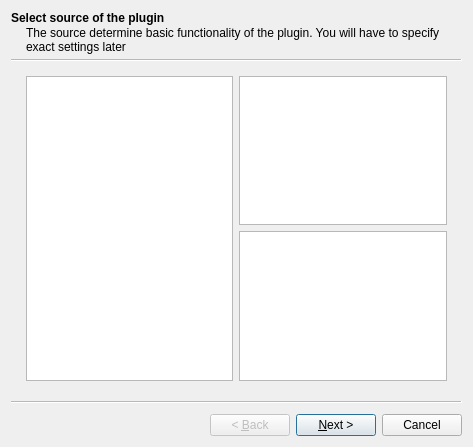
<?xml version="1.0" encoding="UTF-8"?>
<ui version="4.0">
 <class>newDataPPWizard</class>
 <widget class="QWizard" name="newDataPPWizard">
  <property name="geometry">
   <rect>
    <x>0</x>
    <y>0</y>
    <width>473</width>
    <height>447</height>
   </rect>
  </property>
  <property name="windowTitle">
   <string>Wizard</string>
  </property>
  <widget class="QWizardPage" name="wizardPage1">
   <property name="title">
    <string>Select source of the plugin</string>
   </property>
   <property name="subTitle">
    <string>The source determine basic functionality of the plugin. You will have to specify exact settings later</string>
   </property>
   <attribute name="pageId">
    <string notr="true">0</string>
   </attribute>
   <layout class="QGridLayout" name="gridLayout">
    <item row="0" column="1">
     <widget class="QTextEdit" name="pluginComment">
      <property name="readOnly">
       <bool>true</bool>
      </property>
     </widget>
    </item>
    <item row="1" column="1">
     <widget class="QListView" name="listView"/>
    </item>
    <item row="0" column="0" rowspan="2">
     <widget class="QListView" name="pluginView"/>
    </item>
   </layout>
  </widget>
  <widget class="QWizardPage" name="wizardPage">
   <property name="title">
    <string>Setup plugin</string>
   </property>
   <property name="subTitle">
    <string>Please enter necessary settings for this DataPP</string>
   </property>
   <attribute name="pageId">
    <string notr="true">1</string>
   </attribute>
   <layout class="QVBoxLayout" name="verticalLayout">
    <item>
     <widget class="QScrollArea" name="scrollArea">
      <property name="widgetResizable">
       <bool>true</bool>
      </property>
      <widget class="QWidget" name="kcmScrollAreaWidgetContents">
       <property name="geometry">
        <rect>
         <x>0</x>
         <y>0</y>
         <width>443</width>
         <height>325</height>
        </rect>
       </property>
       <layout class="QVBoxLayout" name="verticalLayout_3">
        <item>
         <widget class="QWidget" name="widget" native="true">
          <layout class="QVBoxLayout" name="verticalLayout_2">
           <item>
            <layout class="QHBoxLayout" name="horizontalLayout">
             <item>
              <widget class="QLabel" name="label">
               <property name="text">
                <string>Name</string>
               </property>
              </widget>
             </item>
             <item>
              <widget class="KLineEdit" name="klineedit">
               <property name="placeholderText">
                <string>Enter name of the plugin</string>
               </property>
              </widget>
             </item>
            </layout>
           </item>
           <item>
            <layout class="QHBoxLayout" name="horizontalLayout_2">
             <item>
              <widget class="QLabel" name="label_2">
               <property name="text">
                <string>Comment</string>
               </property>
              </widget>
             </item>
             <item>
              <widget class="KLineEdit" name="klineedit_2">
               <property name="placeholderText">
                <string>Enter description</string>
               </property>
               <property name="showClearButton" stdset="0">
                <bool>true</bool>
               </property>
              </widget>
             </item>
            </layout>
           </item>
          </layout>
         </widget>
        </item>
        <item>
         <spacer name="verticalSpacer">
          <property name="orientation">
           <enum>Qt::Vertical</enum>
          </property>
          <property name="sizeHint" stdset="0">
           <size>
            <width>20</width>
            <height>40</height>
           </size>
          </property>
         </spacer>
        </item>
       </layout>
      </widget>
     </widget>
    </item>
   </layout>
  </widget>
 </widget>
 <customwidgets>
  <customwidget>
   <class>KLineEdit</class>
   <extends>QLineEdit</extends>
   <header>klineedit.h</header>
  </customwidget>
 </customwidgets>
 <resources/>
 <connections/>
</ui>
